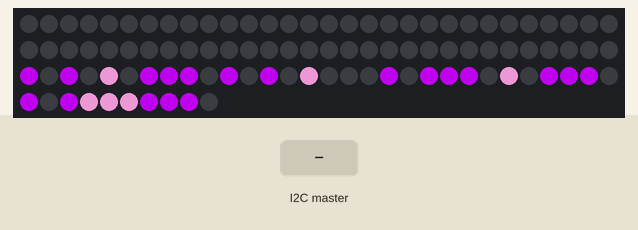
The sketch below on a simulated Arduino Uno, built with avr-gcc and run on an emulated ATmega328P. Parts: 100 RGB LEDs in strip order, left to right, continuing on the next row. The inputs (shaded band) are chosen by the test bench. What the sketch prints to the serial monitor is not drawn.

Above: at 1.3 s.
1.4 s: the I2C master sends the byte 1
2.9 s: the I2C master sends the byte 0
Timing chart, 0 to 5.9 s (numbered marks = the images above; inputs shaded):
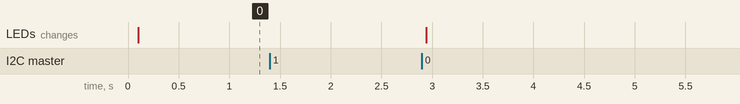

Measured:
- after the input at 1.4 s, every drawn part: stays the same

The sketch:

Matrix_Control.ino
```cpp
#include <Wire.h>
#include "FastLED.h"
#define NUM_LEDS 100
#define DATA_PIN 5
#define SLAVE_ADDRESS 0x04

CRGB leds[NUM_LEDS];
int number[2] = {0, 0};
int state = 0;
bool pause = true;

int dispNum = 0;
int currentPosition[4] = {0, 0, 0, 0};
int prevPosition[4] = {0, 0, 0, 0};

void setup()
{
  delay(100);
  FastLED.addLeds<WS2812B, DATA_PIN, GRB>(leds, NUM_LEDS);
  FastLED.setBrightness(200);

  for (int i = 0; i < NUM_LEDS; i++)
    leds[i] = 0x000000;

  Serial.begin(9600);
  Wire.begin(SLAVE_ADDRESS);
  Wire.onReceive(receiveData);
  Wire.onRequest(sendData);

  Serial.println("Ready!");
  ETH();
  FastLED.show();
}

void loop()
{
  if (pause == false)
  {
    Serial.println("I MADE IT TO DEBUG POINT 1");
    deconstruct();
    assemble();
    pause = true;
  }
}

void receiveData(int byteCount)
{
  while(Wire.available())
  {
    if (state == 0)
    {
      number[0] = Wire.read();
      Serial.print("first byte: ");
      Serial.println(number[0]);
      state = 1;
    }
    else
    {
      number[1] = Wire.read();
      Serial.print("second byte: ");
      Serial.println(number[1]);
      pause = false;
      state = 0;
      parseData();
    }
  }
}

void sendData()
{
  Wire.write("You have requested something?");
}

void parseData()
{
  number[1] = number[1] << 8;
  dispNum = number[0] + number[1];
  Serial.print("The full number sent is: ");
  Serial.println(dispNum);
}

void deconstruct()
{
  int factor;
  if (dispNum >= 1000)
    factor = -1;
  else
  {
    factor = 0;
    currentPosition[0] = -1;
  }
  //Serial.println("I MADE IT TO DEBUG POINT 2");
  Serial.print("dispNum = ");
  Serial.println(dispNum);
  Serial.print("factor = ");
  Serial.println(factor);
  for (int i = 3; i > factor; i--)
  {
    currentPosition[i] = dispNum % 10;
    dispNum /= 10;
  }
}

void assemble()
{
  if (currentPosition[0] != prevPosition[0])
    construct(currentPosition[0], 29, 0x00FF00);
  if (currentPosition[1] != prevPosition[1])
    construct(currentPosition[1], 27, 0x0000FF);
  if (currentPosition[2] != prevPosition[2])
    construct(currentPosition[2], 24, 0x00FF00);
  if (currentPosition[3] != prevPosition[3])
    construct(currentPosition[3], 21, 0x0000FF);

  for (int i = 0; i < 4; i++)
    prevPosition[i] = currentPosition[i];
}

void construct(int value, int offset, int color)
{
  leds[offset + 21] = 0;
  leds[offset + 20] = 0;
  leds[offset + 19] = 0;
  leds[offset + 11] = 0;
  leds[offset + 10] = 0;
  leds[offset + 9] = 0;
  leds[offset + 1] = 0;
  leds[offset] = 0;
  leds[offset - 1] = 0;
  leds[offset - 9] = 0;
  leds[offset - 10] = 0;
  leds[offset - 11] = 0;
  leds[offset - 19] = 0;
  leds[offset - 20] = 0;
  leds[offset - 21] = 0;

  switch(value)
  {
    case 0:
        leds[offset + 21] = color;
        leds[offset + 20] = color;
        leds[offset + 19] = color;
        leds[offset + 11] = color;
        leds[offset + 9] = color;
        leds[offset + 1] = color;
        leds[offset - 1] = color;
        leds[offset - 9] = color;
        leds[offset - 11] = color;
        leds[offset - 19] = color;
        leds[offset - 20] = color;
        leds[offset - 21] = color;
        break;

    case 1:
        leds[offset + 20] = color;
        leds[offset + 10] = color;
        leds[offset] = color;
        leds[offset - 10] = color;
        leds[offset - 20] = color;
        break;

    case 2:
        leds[offset + 21] = color;
        leds[offset + 20] = color;
        leds[offset + 19] = color;
        leds[offset + 9] = color;
        leds[offset + 1] = color;
        leds[offset] = color;
        leds[offset - 1] = color;
        leds[offset - 9] = color;
        leds[offset - 19] = color;
        leds[offset - 20] = color;
        leds[offset - 21] = color;
        break;

    case 3:
        leds[offset + 21] = color;
        leds[offset + 20] = color;
        leds[offset + 19] = color;
        leds[offset + 9] = color;
        leds[offset + 1] = color;
        leds[offset] = color;
        leds[offset - 1] = color;
        leds[offset - 11] = color;
        leds[offset - 19] = color;
        leds[offset - 20] = color;
        leds[offset - 21] = color;
        break;

    case 4:
        leds[offset + 21] = color;
        leds[offset + 19] = color;
        leds[offset + 11] = color;
        leds[offset + 9] = color;
        leds[offset + 1] = color;
        leds[offset] = color;
        leds[offset - 1] = color;
        leds[offset - 11] = color;
        leds[offset - 21] = color;
        break;

    case 5:
        leds[offset + 21] = color;
        leds[offset + 20] = color;
        leds[offset + 19] = color;
        leds[offset + 11] = color;
        leds[offset + 1] = color;
        leds[offset] = color;
        leds[offset - 1] = color;
        leds[offset - 11] = color;
        leds[offset - 19] = color;
        leds[offset - 20] = color;
        leds[offset - 21] = color;
        break;

    case 6:
        leds[offset + 21] = color;
        leds[offset + 20] = color;
        leds[offset + 19] = color;
        leds[offset + 11] = color;
        leds[offset + 1] = color;
        leds[offset] = color;
        leds[offset - 1] = color;
        leds[offset - 9] = color;
        leds[offset - 11] = color;
        leds[offset - 19] = color;
        leds[offset - 20] = color;
        leds[offset - 21] = color;
        break;

    case 7:
        leds[offset + 21] = color;
        leds[offset + 20] = color;
        leds[offset + 19] = color;
        leds[offset + 9] = color;
        leds[offset - 1] = color;
        leds[offset - 11] = color;
        leds[offset - 21] = color;
        break;

    case 8:
        leds[offset + 21] = color;
        leds[offset + 20] = color;
        leds[offset + 19] = color;
        leds[offset + 11] = color;
        leds[offset + 9] = color;
        leds[offset + 1] = color;
        leds[offset] = color;
        leds[offset - 1] = color;
        leds[offset - 9] = color;
        leds[offset - 11] = color;
        leds[offset - 19] = color;
        leds[offset - 20] = color;
        leds[offset - 21] = color;
        break;

    case 9:
        leds[offset + 21] = color;
        leds[offset + 20] = color;
        leds[offset + 19] = color;
        leds[offset + 11] = color;
        leds[offset + 9] = color;
        leds[offset + 1] = color;
        leds[offset] = color;
        leds[offset - 1] = color;
        leds[offset - 11] = color;
        leds[offset - 21] = color;
        break;

    default:
        leds[offset] = 0xFF0000;
  }
  FastLED.show();
}

void ETH()
{
  leds[66] = 0xCD00FF;
  leds[67] = 0xCD00FF;
  leds[68] = 0xCD00FF;
  leds[78] = 0xCD00FF;
  leds[86] = 0xCD00FF;
  leds[87] = 0xCD00FF;
  leds[88] = 0xCD00FF;
  leds[96] = 0xCD00FF;
  leds[97] = 0xCD00FF;
  leds[98] = 0xCD00FF;
  leds[64] = 0xFFA2E4;
  leds[74] = 0xFFA2E4;
  leds[84] = 0xFFA2E4;
  leds[93] = 0xFFA2E4;
  leds[94] = 0xFFA2E4;
  leds[95] = 0xFFA2E4;
  leds[60] = 0xCD00FF;
  leds[62] = 0xCD00FF;
  leds[70] = 0xCD00FF;
  leds[72] = 0xCD00FF;
  leds[80] = 0xCD00FF;
  leds[81] = 0xCD00FF;
  leds[82] = 0xCD00FF;
  leds[90] = 0xCD00FF;
  leds[92] = 0xCD00FF;
}
```
